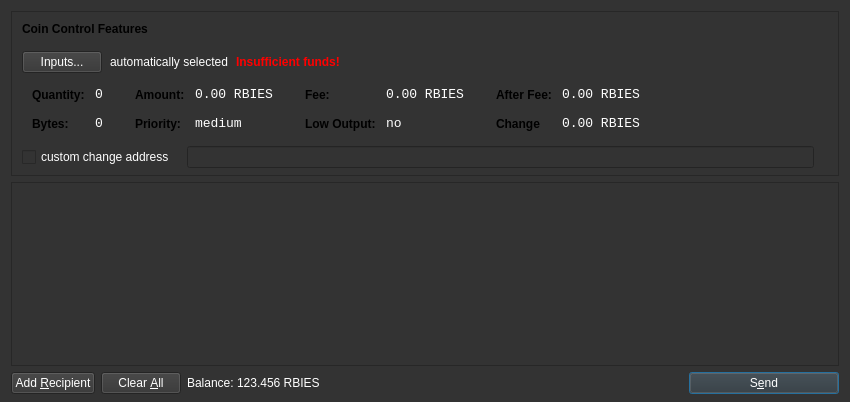
<?xml version="1.0" encoding="UTF-8"?>
<ui version="4.0">
 <class>SendCoinsDialog</class>
 <widget class="QDialog" name="SendCoinsDialog">
  <property name="geometry">
   <rect>
    <x>0</x>
    <y>0</y>
    <width>850</width>
    <height>402</height>
   </rect>
  </property>
  <property name="palette">
   <palette>
    <active>
     <colorrole role="WindowText">
      <brush brushstyle="SolidPattern">
       <color alpha="255">
        <red>255</red>
        <green>255</green>
        <blue>255</blue>
       </color>
      </brush>
     </colorrole>
     <colorrole role="Button">
      <brush brushstyle="SolidPattern">
       <color alpha="255">
        <red>51</red>
        <green>51</green>
        <blue>51</blue>
       </color>
      </brush>
     </colorrole>
     <colorrole role="Text">
      <brush brushstyle="SolidPattern">
       <color alpha="255">
        <red>255</red>
        <green>255</green>
        <blue>255</blue>
       </color>
      </brush>
     </colorrole>
     <colorrole role="ButtonText">
      <brush brushstyle="SolidPattern">
       <color alpha="255">
        <red>255</red>
        <green>255</green>
        <blue>255</blue>
       </color>
      </brush>
     </colorrole>
     <colorrole role="Base">
      <brush brushstyle="SolidPattern">
       <color alpha="255">
        <red>51</red>
        <green>51</green>
        <blue>51</blue>
       </color>
      </brush>
     </colorrole>
     <colorrole role="Window">
      <brush brushstyle="SolidPattern">
       <color alpha="255">
        <red>51</red>
        <green>51</green>
        <blue>51</blue>
       </color>
      </brush>
     </colorrole>
    </active>
    <inactive>
     <colorrole role="WindowText">
      <brush brushstyle="SolidPattern">
       <color alpha="255">
        <red>255</red>
        <green>255</green>
        <blue>255</blue>
       </color>
      </brush>
     </colorrole>
     <colorrole role="Button">
      <brush brushstyle="SolidPattern">
       <color alpha="255">
        <red>51</red>
        <green>51</green>
        <blue>51</blue>
       </color>
      </brush>
     </colorrole>
     <colorrole role="Text">
      <brush brushstyle="SolidPattern">
       <color alpha="255">
        <red>255</red>
        <green>255</green>
        <blue>255</blue>
       </color>
      </brush>
     </colorrole>
     <colorrole role="ButtonText">
      <brush brushstyle="SolidPattern">
       <color alpha="255">
        <red>255</red>
        <green>255</green>
        <blue>255</blue>
       </color>
      </brush>
     </colorrole>
     <colorrole role="Base">
      <brush brushstyle="SolidPattern">
       <color alpha="255">
        <red>51</red>
        <green>51</green>
        <blue>51</blue>
       </color>
      </brush>
     </colorrole>
     <colorrole role="Window">
      <brush brushstyle="SolidPattern">
       <color alpha="255">
        <red>51</red>
        <green>51</green>
        <blue>51</blue>
       </color>
      </brush>
     </colorrole>
    </inactive>
    <disabled>
     <colorrole role="WindowText">
      <brush brushstyle="SolidPattern">
       <color alpha="255">
        <red>255</red>
        <green>255</green>
        <blue>255</blue>
       </color>
      </brush>
     </colorrole>
     <colorrole role="Button">
      <brush brushstyle="SolidPattern">
       <color alpha="255">
        <red>51</red>
        <green>51</green>
        <blue>51</blue>
       </color>
      </brush>
     </colorrole>
     <colorrole role="Text">
      <brush brushstyle="SolidPattern">
       <color alpha="255">
        <red>255</red>
        <green>255</green>
        <blue>255</blue>
       </color>
      </brush>
     </colorrole>
     <colorrole role="ButtonText">
      <brush brushstyle="SolidPattern">
       <color alpha="255">
        <red>255</red>
        <green>255</green>
        <blue>255</blue>
       </color>
      </brush>
     </colorrole>
     <colorrole role="Base">
      <brush brushstyle="SolidPattern">
       <color alpha="255">
        <red>51</red>
        <green>51</green>
        <blue>51</blue>
       </color>
      </brush>
     </colorrole>
     <colorrole role="Window">
      <brush brushstyle="SolidPattern">
       <color alpha="255">
        <red>51</red>
        <green>51</green>
        <blue>51</blue>
       </color>
      </brush>
     </colorrole>
    </disabled>
   </palette>
  </property>
  <property name="windowTitle">
   <string>Send Coins</string>
  </property>
  <property name="styleSheet">
   <string notr="true">QProgressBar {
        background-color: #333333;
        border-radius: 6px;
        text-align: center;
        color: white;
}

QProgressBar::chunk {
        background: QLinearGradient(x1: 0, y1: 0, x2: 1, y2: 0, stop: 0 #AEC6CF, stop: 1 #AEC6FF);
        border-radius: 6px; margin: 0px;
}

QScrollArea {
        border-radius: 6px;
        border-width: 0;
        border-style: none;
        padding: 8px;
        background-color: #111;
        color: white;
}

QSpinBox {
        border-radius: 4px;
        border-width: 0;
        border-style: none;
        padding: 8px;
        background-color: #111;
        color: white;
}

QVBoxLayout {
        border-radius: 6px;
        border-width: 0;
        border-style: none;
        padding: 8px;
        background-color: #111;
        color: white;
}

QDialog, QMainWindow, QFrame {
        color: white;
        background-color: #333333;
        border: none;
}

QMenu {
        background-color: #333333; color: white;
}

QLabel {
        background-color: transparent;
}

QCheckBox {
        border-radius: 2px;
        border-width: 0;
        border-style: none;
        padding: 3px;
        background-color: #111;
        color: white;
}

QFrame#central { background-color: #333333; border: none }
QFrame#frame, QFrame#frame_2, QFrame#frame_3 {
        background-color: #333333;
        border-style: plain;
        border-width: 20px;
        border-radius: 15px;
        border-color: #111;
        min-width: 10em;
        padding: 6px;
}
QLabel[openExternalLinks=true], QHeaderView { color: #aaaaaa }
QLabel[openExternalLinks=false] { color: white; font-weight: normal }
QPushButton, QToolButton {
        border: 4px solid #111;
        border-radius: 7px;
        background-color: #111;
        color: white;
        padding: 6px;
        margin: 6px;
}
QPushButton:pressed, QToolButton:checked {
        color: #AEC6CF;
}
QPushButton:pressed, QToolButton:pressed {
        border-color: #AEC6DF;
        color: #AEC6DF;
}
QPushButton:disabled, QToolButton:disabled {
        color: #444;
        background-color: #222;
}


#scrollAreaWidgetContents QToolButton {
        border-radius: 8px;
        border-width: 0px;
}

/* the background-color is overridden to transparent for mac os x
   due to the entire toolbar area not being drawable in a regular
   QMainWindow
*/
QToolBar { background: #333333; border: 0px solid black; padding: 3px; }

QToolBar::handle { image: url(handle.png); }
QStatusBar { background: #333333; }
QMenuBar { background: #333333; }
QMenuBar::item { background: #333333; color: white; }

#scrollAreaWidgetContents { background: #222 }
#scrollAreaWidgetContents &gt; QFrame { background-color: #222; border-width: 0px; border-style: none; }

QLineEdit {
        border-radius: 6px;
        border-width: 2px;
        border-color: #222;
        padding: 8px;
        background-color: #111;
        color: white;
}

QComboBox {
        border-radius: 6px;
        border-width: 0;
        border-style: none;
        padding: 8px;
        background-color: #111;
        color: white;
}

QComboBox::drop-down {
        border-width: 0;
        border-style: none;
        background-color: #111;
        color: white;
}

QTableView {
        background: #111;
        color: white;
        border-style: none;
        selection-background-color: #aaaaaa;
    alternate-background-color: #222;
        selection-color: #111;
        border: 0px solid black;
}

QHeaderView { color: #aaaaaa; background-color: #111; background-image: none; }
QHeaderView::section { color: #aaaaaa; background-color: #222; }
QHeaderView::section:checked { background-color: #111; }

QTabWidget {
        background: #111;
}

 QTabWidget::pane {
     border-top: 2px solid #111;
     border: 4px solid #111;
     border-bottom-left-radius: 8px;
     border-bottom-right-radius: 8px;
     border-top-right-radius: 8px;
        background: #111;
 }

 QTabWidget::tab-bar {
     left: 5px; /* move to the right by 5px */
 }

 /* Style the tab using the tab sub-control. Note that
     it reads QTabBar _not_ QTabWidget */
 QTabBar::tab {
     background: #111;
     border: 4px solid #222;
     border-bottom-color: #111; /* same as the pane color */
     border-top-left-radius: 4px;
     border-top-right-radius: 4px;
     min-width: 8ex;
     padding: 4px;
     color: #888;
 }

 QTabBar::tab:selected, QTabBar::tab:hover {
     color: #aaaaaa
 }

 QTabBar::tab:selected {
     border-color: #111; /* same as pane color */
     border-top-color: #aaaaaa;
 }

 QTabBar::tab:!selected {
     margin-top: 2px; /* make non-selected tabs look smaller */
 }

 /* make use of negative margins for overlapping tabs */
 QTabBar::tab:selected {
     /* expand/overlap to the left and right by 4px */
     margin-left: -4px;
     margin-right: -4px;
 }

 QTabBar::tab:first:selected {
     margin-left: 0; /* the first selected tab has nothing to overlap with on the left */
 }

 QTabBar::tab:last:selected {
     margin-right: 0; /* the last selected tab has nothing to overlap with on the right */
 }

 QTabBar::tab:only-one {
     margin: 0; /* if there is only one tab, we don't want overlapping margins */
 }


</string>
  </property>
  <layout class="QVBoxLayout" name="verticalLayout" stretch="0,1,0">
   <property name="bottomMargin">
    <number>8</number>
   </property>
   <item>
    <widget class="QFrame" name="frameCoinControl">
     <property name="sizePolicy">
      <sizepolicy hsizetype="Expanding" vsizetype="Expanding">
       <horstretch>0</horstretch>
       <verstretch>0</verstretch>
      </sizepolicy>
     </property>
     <property name="maximumSize">
      <size>
       <width>16777215</width>
       <height>16777215</height>
      </size>
     </property>
     <property name="frameShape">
      <enum>QFrame::StyledPanel</enum>
     </property>
     <property name="frameShadow">
      <enum>QFrame::Sunken</enum>
     </property>
     <layout class="QVBoxLayout" name="verticalLayoutCoinControl2">
      <property name="spacing">
       <number>6</number>
      </property>
      <property name="leftMargin">
       <number>0</number>
      </property>
      <property name="topMargin">
       <number>0</number>
      </property>
      <property name="rightMargin">
       <number>0</number>
      </property>
      <property name="bottomMargin">
       <number>6</number>
      </property>
      <item>
       <layout class="QVBoxLayout" name="verticalLayoutCoinControl" stretch="0,0,0,0,1">
        <property name="spacing">
         <number>0</number>
        </property>
        <property name="leftMargin">
         <number>10</number>
        </property>
        <property name="topMargin">
         <number>10</number>
        </property>
        <item>
         <layout class="QHBoxLayout" name="horizontalLayoutCoinControl1">
          <property name="bottomMargin">
           <number>15</number>
          </property>
          <item>
           <widget class="QLabel" name="labelCoinControlFeatures">
            <property name="sizePolicy">
             <sizepolicy hsizetype="Preferred" vsizetype="Maximum">
              <horstretch>0</horstretch>
              <verstretch>0</verstretch>
             </sizepolicy>
            </property>
            <property name="font">
             <font>
              <weight>75</weight>
              <bold>true</bold>
             </font>
            </property>
            <property name="styleSheet">
             <string notr="true">font-weight:bold;</string>
            </property>
            <property name="text">
             <string>Coin Control Features</string>
            </property>
           </widget>
          </item>
         </layout>
        </item>
        <item>
         <layout class="QHBoxLayout" name="horizontalLayoutCoinControl2" stretch="0,0,0,0">
          <property name="spacing">
           <number>8</number>
          </property>
          <property name="bottomMargin">
           <number>10</number>
          </property>
          <item>
           <widget class="QPushButton" name="pushButtonCoinControl">
            <property name="styleSheet">
             <string notr="true"/>
            </property>
            <property name="text">
             <string>Inputs...</string>
            </property>
           </widget>
          </item>
          <item>
           <widget class="QLabel" name="labelCoinControlAutomaticallySelected">
            <property name="text">
             <string>automatically selected</string>
            </property>
            <property name="margin">
             <number>5</number>
            </property>
           </widget>
          </item>
          <item>
           <widget class="QLabel" name="labelCoinControlInsuffFunds">
            <property name="font">
             <font>
              <weight>75</weight>
              <bold>true</bold>
             </font>
            </property>
            <property name="styleSheet">
             <string notr="true">color:red;font-weight:bold;</string>
            </property>
            <property name="text">
             <string>Insufficient funds!</string>
            </property>
            <property name="margin">
             <number>5</number>
            </property>
           </widget>
          </item>
          <item>
           <spacer name="horizontalSpacerCoinControl">
            <property name="orientation">
             <enum>Qt::Horizontal</enum>
            </property>
            <property name="sizeHint" stdset="0">
             <size>
              <width>40</width>
              <height>1</height>
             </size>
            </property>
           </spacer>
          </item>
         </layout>
        </item>
        <item>
         <widget class="QWidget" name="widgetCoinControl" native="true">
          <property name="sizePolicy">
           <sizepolicy hsizetype="Preferred" vsizetype="Preferred">
            <horstretch>0</horstretch>
            <verstretch>0</verstretch>
           </sizepolicy>
          </property>
          <property name="minimumSize">
           <size>
            <width>0</width>
            <height>0</height>
           </size>
          </property>
          <property name="styleSheet">
           <string notr="true"/>
          </property>
          <layout class="QHBoxLayout" name="horizontalLayoutCoinControl5">
           <property name="leftMargin">
            <number>0</number>
           </property>
           <property name="topMargin">
            <number>0</number>
           </property>
           <property name="rightMargin">
            <number>0</number>
           </property>
           <property name="bottomMargin">
            <number>0</number>
           </property>
           <item>
            <layout class="QHBoxLayout" name="horizontalLayoutCoinControl3" stretch="0,0,0,1">
             <property name="spacing">
              <number>20</number>
             </property>
             <property name="topMargin">
              <number>0</number>
             </property>
             <property name="bottomMargin">
              <number>10</number>
             </property>
             <item>
              <layout class="QFormLayout" name="formLayoutCoinControl1">
               <property name="horizontalSpacing">
                <number>10</number>
               </property>
               <property name="verticalSpacing">
                <number>14</number>
               </property>
               <property name="leftMargin">
                <number>10</number>
               </property>
               <property name="topMargin">
                <number>4</number>
               </property>
               <property name="rightMargin">
                <number>6</number>
               </property>
               <item row="0" column="0">
                <widget class="QLabel" name="labelCoinControlQuantityText">
                 <property name="styleSheet">
                  <string notr="true">font-weight:bold;</string>
                 </property>
                 <property name="text">
                  <string>Quantity:</string>
                 </property>
                 <property name="margin">
                  <number>0</number>
                 </property>
                </widget>
               </item>
               <item row="0" column="1">
                <widget class="QLabel" name="labelCoinControlQuantity">
                 <property name="font">
                  <font>
                   <family>Monospace</family>
                   <pointsize>10</pointsize>
                  </font>
                 </property>
                 <property name="cursor">
                  <cursorShape>IBeamCursor</cursorShape>
                 </property>
                 <property name="contextMenuPolicy">
                  <enum>Qt::ActionsContextMenu</enum>
                 </property>
                 <property name="text">
                  <string>0</string>
                 </property>
                 <property name="margin">
                  <number>0</number>
                 </property>
                 <property name="textInteractionFlags">
                  <set>Qt::LinksAccessibleByMouse|Qt::TextSelectableByKeyboard|Qt::TextSelectableByMouse</set>
                 </property>
                </widget>
               </item>
               <item row="1" column="0">
                <widget class="QLabel" name="labelCoinControlBytesText">
                 <property name="styleSheet">
                  <string notr="true">font-weight:bold;</string>
                 </property>
                 <property name="text">
                  <string>Bytes:</string>
                 </property>
                </widget>
               </item>
               <item row="1" column="1">
                <widget class="QLabel" name="labelCoinControlBytes">
                 <property name="font">
                  <font>
                   <family>Monospace</family>
                   <pointsize>10</pointsize>
                  </font>
                 </property>
                 <property name="cursor">
                  <cursorShape>IBeamCursor</cursorShape>
                 </property>
                 <property name="contextMenuPolicy">
                  <enum>Qt::ActionsContextMenu</enum>
                 </property>
                 <property name="text">
                  <string>0</string>
                 </property>
                 <property name="textInteractionFlags">
                  <set>Qt::LinksAccessibleByMouse|Qt::TextSelectableByKeyboard|Qt::TextSelectableByMouse</set>
                 </property>
                </widget>
               </item>
              </layout>
             </item>
             <item>
              <layout class="QFormLayout" name="formLayoutCoinControl2">
               <property name="horizontalSpacing">
                <number>10</number>
               </property>
               <property name="verticalSpacing">
                <number>14</number>
               </property>
               <property name="leftMargin">
                <number>6</number>
               </property>
               <property name="topMargin">
                <number>4</number>
               </property>
               <property name="rightMargin">
                <number>6</number>
               </property>
               <item row="0" column="0">
                <widget class="QLabel" name="labelCoinControlAmountText">
                 <property name="styleSheet">
                  <string notr="true">font-weight:bold;</string>
                 </property>
                 <property name="text">
                  <string>Amount:</string>
                 </property>
                 <property name="margin">
                  <number>0</number>
                 </property>
                </widget>
               </item>
               <item row="0" column="1">
                <widget class="QLabel" name="labelCoinControlAmount">
                 <property name="font">
                  <font>
                   <family>Monospace</family>
                   <pointsize>10</pointsize>
                  </font>
                 </property>
                 <property name="cursor">
                  <cursorShape>IBeamCursor</cursorShape>
                 </property>
                 <property name="contextMenuPolicy">
                  <enum>Qt::ActionsContextMenu</enum>
                 </property>
                 <property name="text">
                  <string>0.00 RBIES</string>
                 </property>
                 <property name="textInteractionFlags">
                  <set>Qt::LinksAccessibleByMouse|Qt::TextSelectableByKeyboard|Qt::TextSelectableByMouse</set>
                 </property>
                </widget>
               </item>
               <item row="1" column="0">
                <widget class="QLabel" name="labelCoinControlPriorityText">
                 <property name="styleSheet">
                  <string notr="true">font-weight:bold;</string>
                 </property>
                 <property name="text">
                  <string>Priority:</string>
                 </property>
                </widget>
               </item>
               <item row="1" column="1">
                <widget class="QLabel" name="labelCoinControlPriority">
                 <property name="font">
                  <font>
                   <family>Monospace</family>
                   <pointsize>10</pointsize>
                  </font>
                 </property>
                 <property name="cursor">
                  <cursorShape>IBeamCursor</cursorShape>
                 </property>
                 <property name="contextMenuPolicy">
                  <enum>Qt::ActionsContextMenu</enum>
                 </property>
                 <property name="text">
                  <string>medium</string>
                 </property>
                 <property name="textInteractionFlags">
                  <set>Qt::LinksAccessibleByMouse|Qt::TextSelectableByKeyboard|Qt::TextSelectableByMouse</set>
                 </property>
                </widget>
               </item>
              </layout>
             </item>
             <item>
              <layout class="QFormLayout" name="formLayoutCoinControl3">
               <property name="horizontalSpacing">
                <number>10</number>
               </property>
               <property name="verticalSpacing">
                <number>14</number>
               </property>
               <property name="leftMargin">
                <number>6</number>
               </property>
               <property name="topMargin">
                <number>4</number>
               </property>
               <property name="rightMargin">
                <number>6</number>
               </property>
               <item row="0" column="0">
                <widget class="QLabel" name="labelCoinControlFeeText">
                 <property name="styleSheet">
                  <string notr="true">font-weight:bold;</string>
                 </property>
                 <property name="text">
                  <string>Fee:</string>
                 </property>
                 <property name="margin">
                  <number>0</number>
                 </property>
                </widget>
               </item>
               <item row="0" column="1">
                <widget class="QLabel" name="labelCoinControlFee">
                 <property name="font">
                  <font>
                   <family>Monospace</family>
                   <pointsize>10</pointsize>
                  </font>
                 </property>
                 <property name="cursor">
                  <cursorShape>IBeamCursor</cursorShape>
                 </property>
                 <property name="contextMenuPolicy">
                  <enum>Qt::ActionsContextMenu</enum>
                 </property>
                 <property name="text">
                  <string>0.00 RBIES</string>
                 </property>
                 <property name="textInteractionFlags">
                  <set>Qt::LinksAccessibleByMouse|Qt::TextSelectableByKeyboard|Qt::TextSelectableByMouse</set>
                 </property>
                </widget>
               </item>
               <item row="1" column="0">
                <widget class="QLabel" name="labelCoinControlLowOutputText">
                 <property name="styleSheet">
                  <string notr="true">font-weight:bold;</string>
                 </property>
                 <property name="text">
                  <string>Low Output:</string>
                 </property>
                </widget>
               </item>
               <item row="1" column="1">
                <widget class="QLabel" name="labelCoinControlLowOutput">
                 <property name="font">
                  <font>
                   <family>Monospace</family>
                   <pointsize>10</pointsize>
                  </font>
                 </property>
                 <property name="cursor">
                  <cursorShape>IBeamCursor</cursorShape>
                 </property>
                 <property name="contextMenuPolicy">
                  <enum>Qt::ActionsContextMenu</enum>
                 </property>
                 <property name="text">
                  <string>no</string>
                 </property>
                 <property name="textInteractionFlags">
                  <set>Qt::LinksAccessibleByMouse|Qt::TextSelectableByKeyboard|Qt::TextSelectableByMouse</set>
                 </property>
                </widget>
               </item>
              </layout>
             </item>
             <item>
              <layout class="QFormLayout" name="formLayoutCoinControl4">
               <property name="horizontalSpacing">
                <number>10</number>
               </property>
               <property name="verticalSpacing">
                <number>14</number>
               </property>
               <property name="leftMargin">
                <number>6</number>
               </property>
               <property name="topMargin">
                <number>4</number>
               </property>
               <property name="rightMargin">
                <number>6</number>
               </property>
               <item row="0" column="0">
                <widget class="QLabel" name="labelCoinControlAfterFeeText">
                 <property name="styleSheet">
                  <string notr="true">font-weight:bold;</string>
                 </property>
                 <property name="text">
                  <string>After Fee:</string>
                 </property>
                 <property name="margin">
                  <number>0</number>
                 </property>
                </widget>
               </item>
               <item row="0" column="1">
                <widget class="QLabel" name="labelCoinControlAfterFee">
                 <property name="font">
                  <font>
                   <family>Monospace</family>
                   <pointsize>10</pointsize>
                  </font>
                 </property>
                 <property name="cursor">
                  <cursorShape>IBeamCursor</cursorShape>
                 </property>
                 <property name="contextMenuPolicy">
                  <enum>Qt::ActionsContextMenu</enum>
                 </property>
                 <property name="text">
                  <string>0.00 RBIES</string>
                 </property>
                 <property name="textInteractionFlags">
                  <set>Qt::LinksAccessibleByMouse|Qt::TextSelectableByKeyboard|Qt::TextSelectableByMouse</set>
                 </property>
                </widget>
               </item>
               <item row="1" column="0">
                <widget class="QLabel" name="labelCoinControlChangeText">
                 <property name="styleSheet">
                  <string notr="true">font-weight:bold;</string>
                 </property>
                 <property name="text">
                  <string>Change</string>
                 </property>
                </widget>
               </item>
               <item row="1" column="1">
                <widget class="QLabel" name="labelCoinControlChange">
                 <property name="font">
                  <font>
                   <family>Monospace</family>
                   <pointsize>10</pointsize>
                  </font>
                 </property>
                 <property name="cursor">
                  <cursorShape>IBeamCursor</cursorShape>
                 </property>
                 <property name="contextMenuPolicy">
                  <enum>Qt::ActionsContextMenu</enum>
                 </property>
                 <property name="text">
                  <string>0.00 RBIES</string>
                 </property>
                 <property name="textInteractionFlags">
                  <set>Qt::LinksAccessibleByMouse|Qt::TextSelectableByKeyboard|Qt::TextSelectableByMouse</set>
                 </property>
                </widget>
               </item>
              </layout>
             </item>
            </layout>
           </item>
          </layout>
         </widget>
        </item>
        <item>
         <layout class="QHBoxLayout" name="horizontalLayoutCoinControl4" stretch="0,0,0">
          <property name="spacing">
           <number>12</number>
          </property>
          <property name="sizeConstraint">
           <enum>QLayout::SetDefaultConstraint</enum>
          </property>
          <property name="topMargin">
           <number>5</number>
          </property>
          <property name="rightMargin">
           <number>5</number>
          </property>
          <item>
           <widget class="QCheckBox" name="checkBoxCoinControlChange">
            <property name="text">
             <string>custom change address</string>
            </property>
           </widget>
          </item>
          <item>
           <widget class="QLineEdit" name="lineEditCoinControlChange">
            <property name="enabled">
             <bool>false</bool>
            </property>
            <property name="sizePolicy">
             <sizepolicy hsizetype="Expanding" vsizetype="Fixed">
              <horstretch>0</horstretch>
              <verstretch>0</verstretch>
             </sizepolicy>
            </property>
           </widget>
          </item>
          <item>
           <widget class="QLabel" name="labelCoinControlChangeLabel">
            <property name="sizePolicy">
             <sizepolicy hsizetype="Preferred" vsizetype="Expanding">
              <horstretch>0</horstretch>
              <verstretch>0</verstretch>
             </sizepolicy>
            </property>
            <property name="minimumSize">
             <size>
              <width>0</width>
              <height>0</height>
             </size>
            </property>
            <property name="text">
             <string/>
            </property>
            <property name="margin">
             <number>3</number>
            </property>
           </widget>
          </item>
         </layout>
        </item>
        <item>
         <spacer name="verticalSpacerCoinControl">
          <property name="orientation">
           <enum>Qt::Vertical</enum>
          </property>
          <property name="sizeHint" stdset="0">
           <size>
            <width>800</width>
            <height>1</height>
           </size>
          </property>
         </spacer>
        </item>
       </layout>
      </item>
     </layout>
    </widget>
   </item>
   <item>
    <widget class="QScrollArea" name="scrollArea">
     <property name="widgetResizable">
      <bool>true</bool>
     </property>
     <widget class="QWidget" name="scrollAreaWidgetContents">
      <property name="geometry">
       <rect>
        <x>0</x>
        <y>0</y>
        <width>816</width>
        <height>104</height>
       </rect>
      </property>
      <layout class="QVBoxLayout" name="verticalLayout_2">
       <property name="leftMargin">
        <number>0</number>
       </property>
       <property name="topMargin">
        <number>0</number>
       </property>
       <property name="rightMargin">
        <number>0</number>
       </property>
       <property name="bottomMargin">
        <number>0</number>
       </property>
       <item>
        <layout class="QVBoxLayout" name="entries">
         <property name="spacing">
          <number>6</number>
         </property>
        </layout>
       </item>
       <item>
        <spacer name="verticalSpacer">
         <property name="orientation">
          <enum>Qt::Vertical</enum>
         </property>
         <property name="sizeHint" stdset="0">
          <size>
           <width>20</width>
           <height>40</height>
          </size>
         </property>
        </spacer>
       </item>
      </layout>
     </widget>
    </widget>
   </item>
   <item>
    <layout class="QHBoxLayout" name="horizontalLayout">
     <item>
      <widget class="QPushButton" name="addButton">
       <property name="toolTip">
        <string>Send to multiple recipients at once</string>
       </property>
       <property name="text">
        <string>Add &amp;Recipient</string>
       </property>
       <property name="icon">
        <iconset resource="../bitcoin.qrc">
         <normaloff>:/icons/add</normaloff>:/icons/add</iconset>
       </property>
       <property name="autoDefault">
        <bool>false</bool>
       </property>
      </widget>
     </item>
     <item>
      <widget class="QPushButton" name="clearButton">
       <property name="sizePolicy">
        <sizepolicy hsizetype="Minimum" vsizetype="Fixed">
         <horstretch>0</horstretch>
         <verstretch>0</verstretch>
        </sizepolicy>
       </property>
       <property name="toolTip">
        <string>Remove all transaction fields</string>
       </property>
       <property name="text">
        <string>Clear &amp;All</string>
       </property>
       <property name="icon">
        <iconset resource="../bitcoin.qrc">
         <normaloff>:/icons/remove</normaloff>:/icons/remove</iconset>
       </property>
       <property name="autoRepeatDelay">
        <number>300</number>
       </property>
       <property name="autoDefault">
        <bool>false</bool>
       </property>
      </widget>
     </item>
     <item>
      <layout class="QHBoxLayout" name="horizontalLayout_2">
       <property name="spacing">
        <number>3</number>
       </property>
       <item>
        <widget class="QLabel" name="label">
         <property name="sizePolicy">
          <sizepolicy hsizetype="Preferred" vsizetype="Fixed">
           <horstretch>0</horstretch>
           <verstretch>0</verstretch>
          </sizepolicy>
         </property>
         <property name="text">
          <string>Balance:</string>
         </property>
        </widget>
       </item>
       <item>
        <widget class="QLabel" name="labelBalance">
         <property name="sizePolicy">
          <sizepolicy hsizetype="Preferred" vsizetype="Fixed">
           <horstretch>0</horstretch>
           <verstretch>0</verstretch>
          </sizepolicy>
         </property>
         <property name="cursor">
          <cursorShape>IBeamCursor</cursorShape>
         </property>
         <property name="text">
          <string>123.456 RBIES</string>
         </property>
         <property name="textInteractionFlags">
          <set>Qt::LinksAccessibleByMouse|Qt::TextSelectableByKeyboard|Qt::TextSelectableByMouse</set>
         </property>
        </widget>
       </item>
      </layout>
     </item>
     <item>
      <spacer name="horizontalSpacer">
       <property name="orientation">
        <enum>Qt::Horizontal</enum>
       </property>
       <property name="sizeHint" stdset="0">
        <size>
         <width>40</width>
         <height>20</height>
        </size>
       </property>
      </spacer>
     </item>
     <item>
      <widget class="QPushButton" name="sendButton">
       <property name="minimumSize">
        <size>
         <width>150</width>
         <height>0</height>
        </size>
       </property>
       <property name="toolTip">
        <string>Confirm the send action</string>
       </property>
       <property name="text">
        <string>S&amp;end</string>
       </property>
       <property name="icon">
        <iconset resource="../bitcoin.qrc">
         <normaloff>:/icons/send</normaloff>:/icons/send</iconset>
       </property>
       <property name="default">
        <bool>true</bool>
       </property>
      </widget>
     </item>
    </layout>
   </item>
  </layout>
 </widget>
 <resources>
  <include location="../bitcoin.qrc"/>
 </resources>
 <connections/>
</ui>
